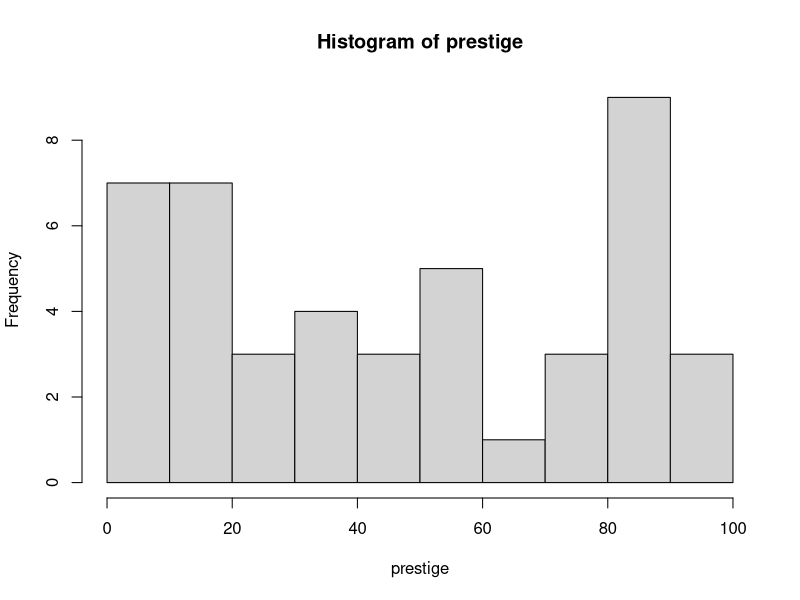
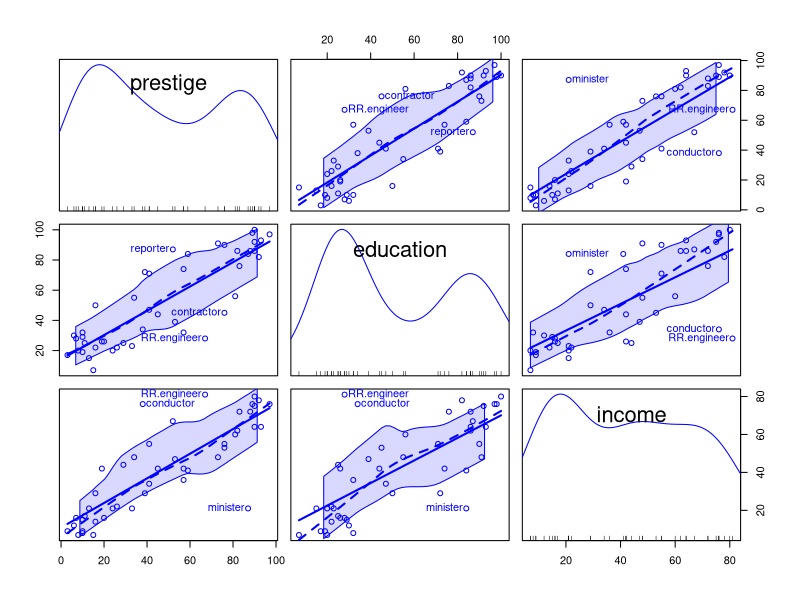
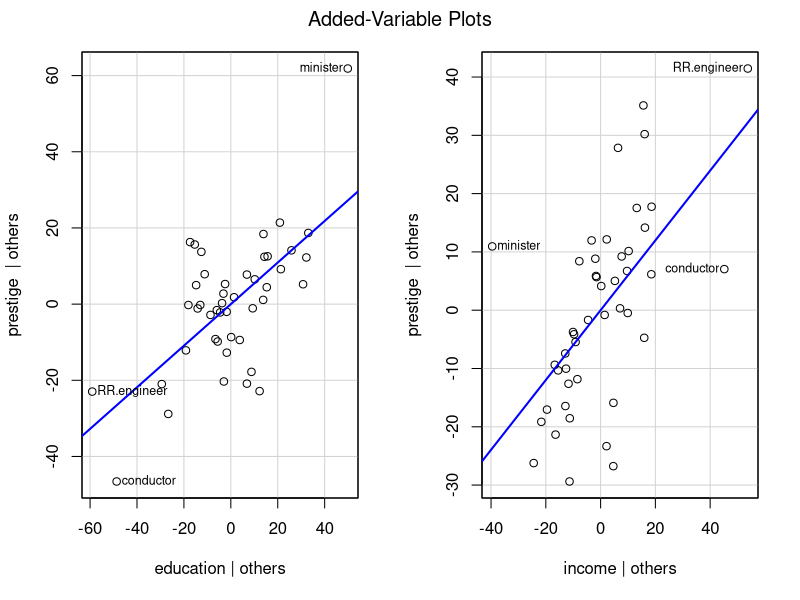

R code for these plots, in order:
## ---- chunk 1
library(car)
head(Duncan)
## ---- chunk 2
summary(Duncan)
## ---- chunk 3
with(Duncan, hist(prestige))
## ---- chunk 4
scatterplotMatrix( ~ prestige + education + income, 
    id=list(n=3), data=Duncan)
## ---- chunk 5
(duncan.model <- lm(prestige ~ education + income, data=Duncan))
## ---- chunk 6
summary(duncan.model)
## ---- chunk 7
avPlots(duncan.model, 
    id=list(cex=0.75, n=3, method="mahal"))
